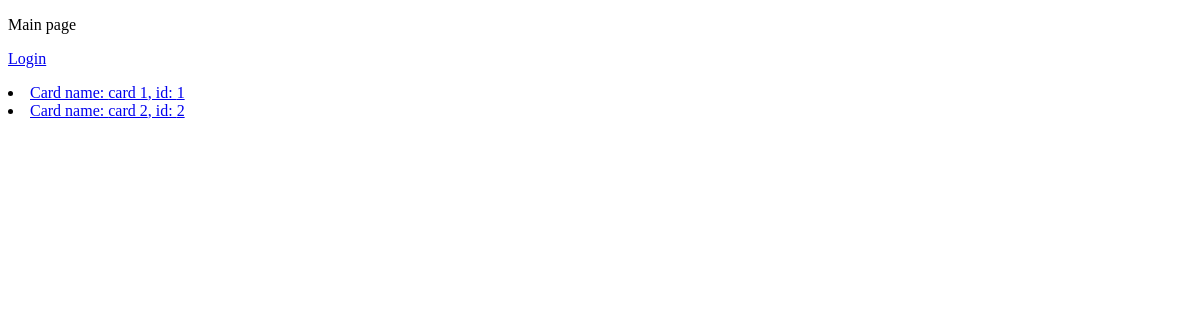
The app's page /, older data.
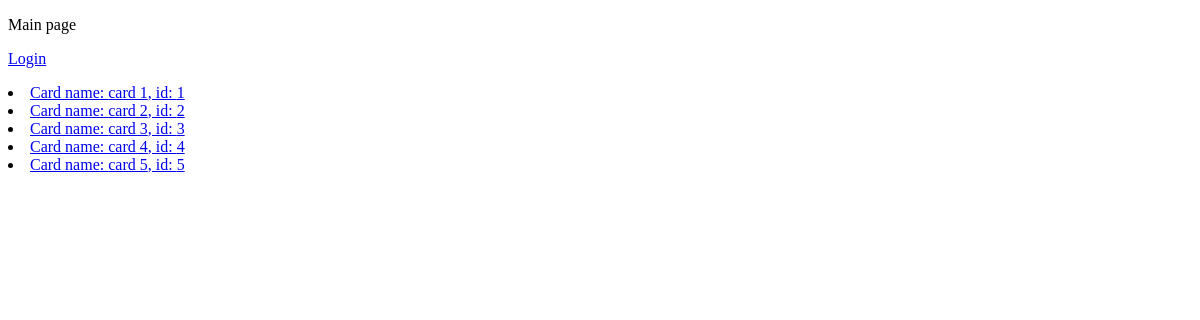
The same page, newer data.
### ratings/models.py (models this page shows)
class Card(models.Model):
    name = models.CharField(max_length=200)
    content = models.CharField(max_length=1000)
    avg_rating = models.IntegerField(default=0)

### ratings/views.py (the view)
# urls.py: path('', views.index, name='index'),
def index(request):
    cards = Card.objects.all()
    context = {
        'data': zip(
            [card.name for card in cards],
            [card.id for card in cards]
            )}
    return render(request, 'ratings/index.html', context)

### ratings/templates/ratings/index.html (shortened to what this page needs)
<!DOCTYPE html>
<html>
    <p>Main page</p>
       {% if user.is_authenticated %}
     <p>User: {{ user.get_username }}</p>
     <p><a href="{% url 'logout'%}?next={{request.path}}">Logout</a></p>
   {% else %}
     <p><a href="{% url 'login'%}?next={{request.path}}">Login</a></p>
   {% endif %}
    {% if data %}
        {% for name, id in data %}
            <li>
                <a href={% url 'card' id %}>Card name: {{ name }}, id: {{ id }}</a>
            </li>
        {% endfor %}
    {% else %}
        <p>No cards.</p>
    {% endif %}
</html>

Row changes from the older to the newer data that the page shows:
added Card: data "card 3"
added Card: data "card 4"
added Card: data "card 5"
Text that changed along with them:
new list line: "Card name: , id: 3"
new list line: "Card name: , id: 4"
new list line: "Card name: , id: 5"
